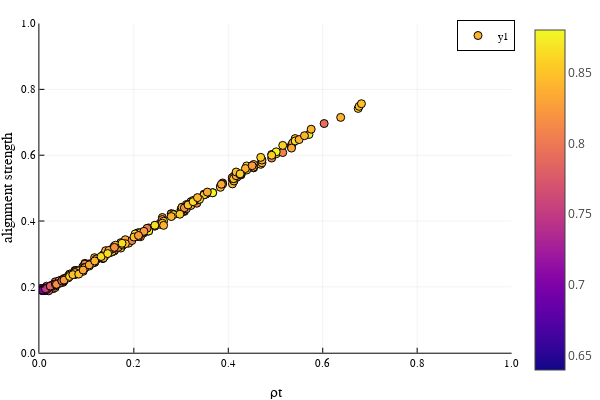

Notebook source saved alongside this figure:
### Code cell
scatter(
    results_df.ρt,
    results_df.alignment_strength,
    marker_z = results_df.block_match_ratio,
    markercolor = :plasma,
    xaxis = ("ρt", (0,1)),
    yaxis = ("alignment strength", (0,1)),
)
